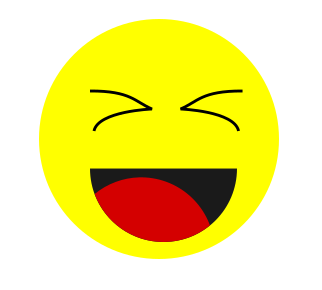
#> input picture Resources/Images/default.png, 322 x 290 px
$ python -i ImageProcessors.py   (imports and definitions only)   (older library calls are emulated)
#> lines starting #> are read from the running program, lines starting #| are printed output that depends on the picture; after the words box and inside, x2 and y2 are one past the last pixel; in counts of white or black regions, pixels touching at a corner belong together
#> further down, picture is the input picture: shape (290, 322, 3); mean B, G, R 132.4, 230.7, 242.4
"""
This file contains all the function used to operate on images
"""

import math
import imutils
from imutils import perspective
from imutils import contours
import numpy as np
import cv2


def getLowestX( boundingBox ):
    return min( [ point[0] for point in boundingBox ] )


def getLowestY( boundingBox ):
    return min( [ point[1] for point in boundingBox ] )


# [52 lines left out: functions findBoundingBoxData, getBoundingBox, getDivDetailsFromContours, getContours, not called in this run]


def getEdges( image_clearedShapes ):
    # Canny edge detection
    edges = cv2.Canny( image_clearedShapes, 50, 100 )
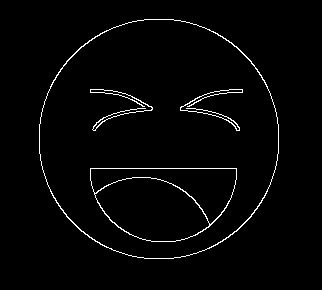
#> edges: shape (290, 322); 2.1% white in thin lines or dots, all inside (x1, y1, x2, y2) = (39, 19, 279, 259)
    # dilation & erosion to close gaps in between object edges
    edges_dilated = cv2.dilate( edges, None, iterations=1 )
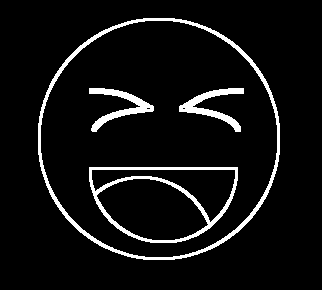
#> edges_dilated: shape (290, 322); 6.6% white; 4 white regions, box (x1, y1, x2, y2) and area: (38, 18, 280, 260) 2780, (89, 167, 238, 243) 1794, (179, 88, 244, 132) 818, (89, 88, 154, 132) 816
    edges_eroded = cv2.erode( edges_dilated, None, iterations=1 )
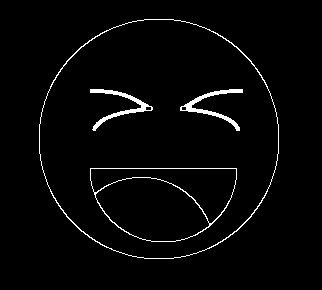
#> edges_eroded: shape (290, 322); 2.6% white; 4 white regions, box (x1, y1, x2, y2) and area: (39, 19, 279, 259) 868, (90, 168, 237, 242) 576, (180, 89, 243, 131) 498, (90, 89, 153, 131) 492

    return edges_eroded


# [24 lines left out: functions makeShapesClear, getWireframeDataFromImage, not called in this run]

>>> import cv2
>>> picture = cv2.imread('../Resources/Images/default.png')
>>> result = getEdges(picture)
